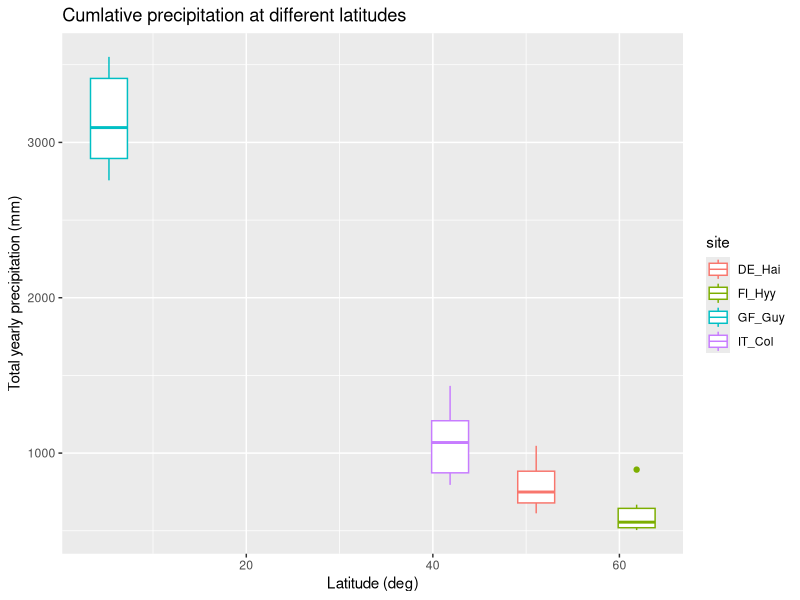

This figure's R source: (Note: this script raises an error after producing the figure.)
## ---- chunk 1
library(tidyverse)
library(patchwork)
library(here)
## ---- chunk 2
prec <- read_csv(here("Data_lectures/5_Precipitation/P_4sites.csv"))
et <- read_csv(here("Data_lectures/5_Precipitation/ET_4sites.csv"))
sites <- read_csv(here("5_precipitation/station_data.csv")) %>%
  rename(site=`Site-abb`, full_name = Site)
## ---- chunk 3
prec_avg <- prec %>%
  select(-Date) %>%
  gather("site", "prec") %>%
    group_by(site) %>%
  summarise(prec=mean(prec))

et_avg <- et %>%
  select(-Date) %>%
  gather("site", "et") %>%
    group_by(site) %>%
  summarise(et=mean(et))

sites_avg <- sites %>%
  inner_join(et_avg, by="site") %>%
  inner_join(prec_avg, by="site")
## ---- chunk 4
prec_t <- prec %>%
  gather("site", "prec", -Date)

et_t <- et %>%
  gather("site", "et", -Date) 

prec_et <- left_join(prec_t, et_t, by=c("Date", "site"))

sites <- sites %>%
  inner_join(prec_et, by="site") 
## ---- chunk 5
(prec_box <-  ggplot(sites, aes(Lat, prec, colour=site)) +
  geom_boxplot() +
   labs(title="Cumlative precipitation at different latitudes",
        y="Total yearly precipitation (mm)",
        x="Latitude (deg)"))
## ---- chunk 6
(et_box <- ggplot(sites, aes(Lat, et, colour=site)) +
  geom_boxplot() +
    labs(y="Total evapotranspiratio [mm]",
        x="Latitude [deg]")) +
  scale_color_colorblind()
## ---- chunk 7
sites$et_idx <- sites$et/sites$prec

sites %>% 
ggplot(aes(site, et_idx, colour = site))+
         geom_boxplot()+
         labs( x="Different site", y="Evapotranspiration index") +
  scale_color_colorblind()
        
